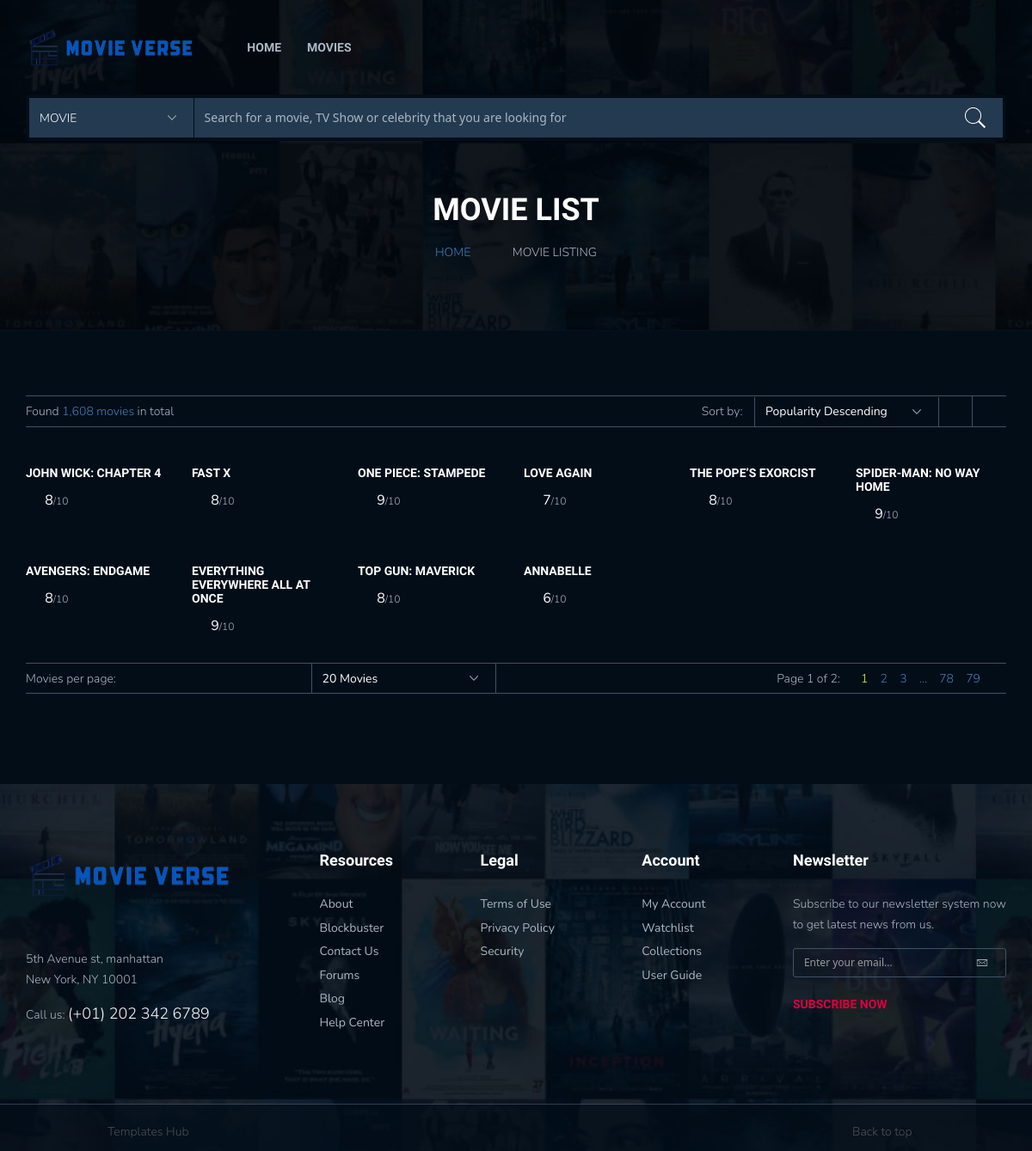
Screenshot of /movielist.php with the database file from the repository.
### tables this page shows
CREATE TABLE `film` (
  `id` int(11) NOT NULL,
  `nama_film` varchar(255) NOT NULL,
  `sinopsis` text NOT NULL,
  `durasi` varchar(255) NOT NULL,
  `tahun_rillis` varchar(255) NOT NULL,
  `rating` varchar(255) NOT NULL,
  `gambar` varchar(225) DEFAULT NULL
);

### public/movielist.php (the view, shortened to what this page needs)
<?php
include '../admin/dbconnect.php';
$query = mysqli_query($conn, "SELECT * FROM `film`");
?>
<!DOCTYPE html>
<html lang="en" class="no-js">
<head>
	<link rel="stylesheet" href="../css/plugins.css">
	<link rel="stylesheet" href="../css/style.css">
</head>
<body>
	<header class="ht-header">
		<div class="container">
			<nav class="navbar navbar-default navbar-custom">
				<div class="navbar-header logo">
					<a href="index.html"><img class="logo" src="../images/logo.png" alt="" width="240" height=""></a>
				</div>
				<div class="collapse navbar-collapse flex-parent" id="bs-example-navbar-collapse-1">
					<ul class="nav navbar-nav flex-child-menu menu-left">
						<li class="dropdown first">
							<a class="btn btn-default " href="#">
								Home</a>
						</li>
						<li class="dropdown first">
							<a class="btn btn-default" href="#">
								movies
							</a>
						</li>
					</ul>
				</div>
			</nav>
			<div class="top-search">
				<select>
					<option value="united">Movie</option>
				</select>
				<input type="text" placeholder="Search for a movie, TV Show or celebrity that you are looking for">
			</div>
		</div>
	</header>
	<div class="hero common-hero">
		<div class="container">
			<div class="row">
				<div class="col-md-12">
					<div class="hero-ct">
						<h1>Movie List</h1>
						<ul class="breadcumb">
							<li class="active"><a href="#">Home</a></li>
							<li> <span class="ion-ios-arrow-right"></span> movie listing</li>
						</ul>
					</div>
				</div>
			</div>
		</div>
	</div>
	<div class="page-single">
		<div class="container">
			<div class="row">
				<div class="col-md-12 col-sm-12 col-xs-12">
					<div class="topbar-filter fw">
						<p>Found <span>1,608 movies</span> in total</p>
						<label>Sort by:</label>
						<select>
							<option value="popularity">Popularity Descending</option>
						</select>
						<a href="movielist.html" class="list"><i class="ion-ios-list-outline "></i></a>
						<a href="moviegridfw.html" class="grid"><i class="ion-grid active"></i></a>
					</div>
					<div class="flex-wrap-movielist mv-grid-fw">
                    <?php
                        while ($data = mysqli_fetch_array($query)) : ?>
						<div class="movie-item-style-2 movie-item-style-1">
							<div class="mv-item-infor">
								<h6><a href="#"><?php echo $data["nama_film"]; ?></a></h6>
								<p class="rate"><i class="ion-android-star"></i><span><?php echo $data["rating"]; ?></span>/10 </p>
							</div>
						</div>
                        <?php endwhile ?>
					</div>
					<div class="topbar-filter">
						<label>Movies per page:</label>
						<select>
							<option value="range">20 Movies</option>
						</select>
						<div class="pagination2">
							<span>Page 1 of 2:</span>
							<a class="active" href="#">1</a>
							<a href="#">2</a>
							<a href="#">3</a>
							<a href="#">...</a>
							<a href="#">78</a>
							<a href="#">79</a>
							<a href="#"><i class="ion-arrow-right-b"></i></a>
						</div>
					</div>
				</div>
			</div>
		</div>
	</div>
	<footer class="ht-footer">
		<div class="container">
			<div class="flex-parent-ft">
				<div class="flex-child-ft item1">
					<a href="index.html"><img class="logo" src="../images/logo.png" alt="" width="240"></a>
					<p>5th Avenue st, manhattan<br>
						New York, NY 10001</p>
					<p>Call us: <a href="#">(+01) 202 342 6789</a></p>
				</div>
				<div class="flex-child-ft item2">
					<h4>Resources</h4>
					<ul>
						<li><a href="#">About</a></li>
						<li><a href="#">Blockbuster</a></li>
						<li><a href="#">Contact Us</a></li>
						<li><a href="#">Forums</a></li>
						<li><a href="#">Blog</a></li>
						<li><a href="#">Help Center</a></li>
					</ul>
				</div>
				<div class="flex-child-ft item3">
					<h4>Legal</h4>
					<ul>
						<li><a href="#">Terms of Use</a></li>
						<li><a href="#">Privacy Policy</a></li>
						<li><a href="#">Security</a></li>
					</ul>
				</div>
				<div class="flex-child-ft item4">
					<h4>Account</h4>
					<ul>
						<li><a href="#">My Account</a></li>
						<li><a href="#">Watchlist</a></li>
						<li><a href="#">Collections</a></li>
						<li><a href="#">User Guide</a></li>
					</ul>
				</div>
				<div class="flex-child-ft item5">
					<h4>Newsletter</h4>
					<p>Subscribe to our newsletter system now <br> to get latest news from us.</p>
					<form action="#">
						<input type="text" placeholder="Enter your email...">
					</form>
					<a href="#" class="btn">Subscribe now <i class="ion-ios-arrow-forward"></i></a>
				</div>
			</div>
		</div>
		<div class="ft-copyright">
			<div class="ft-left">
				<p><a target="_blank" href="https://www.templateshub.net">Templates Hub</a></p>
			</div>
			<div class="backtotop">
				<p><a href="#" id="back-to-top">Back to top <i class="ion-ios-arrow-thin-up"></i></a></p>
			</div>
		</div>
	</footer>
</body>
</html>

### rows the page displays
film: nama_film "JOHN WICK: CHAPTER 4", rating "8"
film: nama_film "FAST X", rating "8"
film: nama_film "ONE PIECE: STAMPEDE", rating "9"
film: nama_film "LOVE AGAIN", rating "7"
film: nama_film "THE POPE’S EXORCIST", rating "8"
film: nama_film "SPIDER-MAN: NO WAY HOME", rating "9"
film: nama_film "AVENGERS: ENDGAME", rating "8"
film: nama_film "EVERYTHING EVERYWHERE ALL AT ONCE", rating "9"
film: nama_film "TOP GUN: MAVERICK", rating "8"
film: nama_film "ANNABELLE", rating "6"
